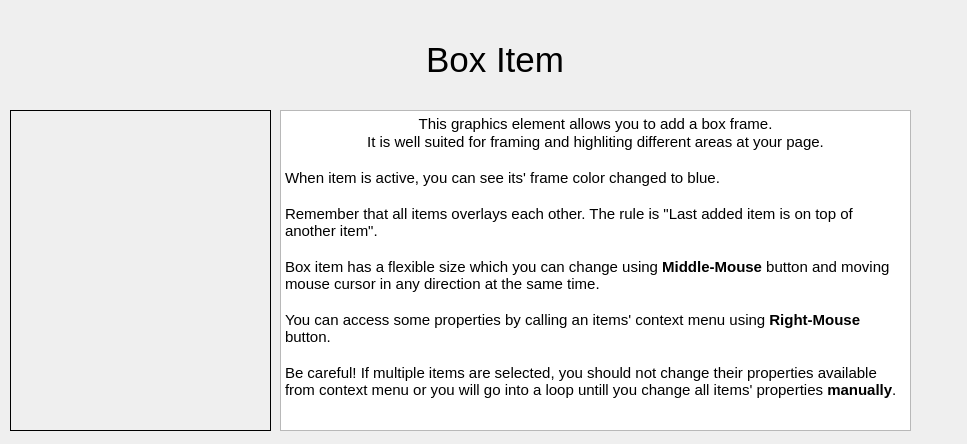
<?xml version="1.0" encoding="UTF-8"?>
<ui version="4.0">
 <class>WizardPage</class>
 <widget class="QWizardPage" name="WizardPage">
  <property name="geometry">
   <rect>
    <x>0</x>
    <y>0</y>
    <width>967</width>
    <height>444</height>
   </rect>
  </property>
  <property name="minimumSize">
   <size>
    <width>967</width>
    <height>444</height>
   </size>
  </property>
  <property name="baseSize">
   <size>
    <width>967</width>
    <height>444</height>
   </size>
  </property>
  <property name="windowTitle">
   <string>Introduction tutorial</string>
  </property>
  <property name="locale">
   <locale language="English" country="UnitedStates"/>
  </property>
  <widget class="QWidget" name="verticalLayoutWidget">
   <property name="geometry">
    <rect>
     <x>20</x>
     <y>20</y>
     <width>951</width>
     <height>80</height>
    </rect>
   </property>
   <layout class="QVBoxLayout" name="verticalLayout">
    <item alignment="Qt::AlignHCenter|Qt::AlignVCenter">
     <widget class="QLabel" name="label_17">
      <property name="font">
       <font>
        <pointsize>26</pointsize>
       </font>
      </property>
      <property name="text">
       <string>Box Item</string>
      </property>
     </widget>
    </item>
   </layout>
  </widget>
  <widget class="QWidget" name="gridLayoutWidget">
   <property name="geometry">
    <rect>
     <x>280</x>
     <y>110</y>
     <width>631</width>
     <height>321</height>
    </rect>
   </property>
   <layout class="QGridLayout" name="gridLayout">
    <item row="0" column="1">
     <widget class="QTextBrowser" name="textBrowser">
      <property name="html">
       <string>&lt;!DOCTYPE HTML PUBLIC &quot;-//W3C//DTD HTML 4.0//EN&quot; &quot;http://www.w3.org/TR/REC-html40/strict.dtd&quot;&gt;
&lt;html&gt;&lt;head&gt;&lt;meta name=&quot;qrichtext&quot; content=&quot;1&quot; /&gt;&lt;style type=&quot;text/css&quot;&gt;
p, li { white-space: pre-wrap; }
&lt;/style&gt;&lt;/head&gt;&lt;body style=&quot; font-family:'Noto Sans'; font-size:10pt; font-weight:400; font-style:normal;&quot;&gt;
&lt;p align=&quot;center&quot; style=&quot; margin-top:0px; margin-bottom:0px; margin-left:0px; margin-right:0px; -qt-block-indent:0; text-indent:0px;&quot;&gt;&lt;span style=&quot; font-size:11pt;&quot;&gt;This graphics element allows you to add a box frame.&lt;/span&gt;&lt;/p&gt;
&lt;p align=&quot;center&quot; style=&quot; margin-top:0px; margin-bottom:0px; margin-left:0px; margin-right:0px; -qt-block-indent:0; text-indent:0px;&quot;&gt;&lt;span style=&quot; font-size:11pt;&quot;&gt;It is well suited for framing and highliting different areas at your page.&lt;/span&gt;&lt;/p&gt;
&lt;p align=&quot;center&quot; style=&quot;-qt-paragraph-type:empty; margin-top:0px; margin-bottom:0px; margin-left:0px; margin-right:0px; -qt-block-indent:0; text-indent:0px; font-size:11pt;&quot;&gt;&lt;br /&gt;&lt;/p&gt;
&lt;p style=&quot; margin-top:0px; margin-bottom:0px; margin-left:0px; margin-right:0px; -qt-block-indent:0; text-indent:0px;&quot;&gt;&lt;span style=&quot; font-size:11pt;&quot;&gt;When item is active, you can see its' frame color changed to blue.&lt;/span&gt;&lt;/p&gt;
&lt;p style=&quot;-qt-paragraph-type:empty; margin-top:0px; margin-bottom:0px; margin-left:0px; margin-right:0px; -qt-block-indent:0; text-indent:0px; font-size:11pt;&quot;&gt;&lt;br /&gt;&lt;/p&gt;
&lt;p style=&quot; margin-top:0px; margin-bottom:0px; margin-left:0px; margin-right:0px; -qt-block-indent:0; text-indent:0px;&quot;&gt;&lt;span style=&quot; font-size:11pt;&quot;&gt;Remember that all items overlays each other. The rule is &amp;quot;Last added item is on top of another item&amp;quot;.&lt;/span&gt;&lt;/p&gt;
&lt;p style=&quot;-qt-paragraph-type:empty; margin-top:0px; margin-bottom:0px; margin-left:0px; margin-right:0px; -qt-block-indent:0; text-indent:0px; font-size:11pt;&quot;&gt;&lt;br /&gt;&lt;/p&gt;
&lt;p style=&quot; margin-top:0px; margin-bottom:0px; margin-left:0px; margin-right:0px; -qt-block-indent:0; text-indent:0px;&quot;&gt;&lt;span style=&quot; font-size:11pt;&quot;&gt;Box item has a flexible size which you can change using &lt;/span&gt;&lt;span style=&quot; font-size:11pt; font-weight:600;&quot;&gt;Middle-Mouse&lt;/span&gt;&lt;span style=&quot; font-size:11pt;&quot;&gt; button and moving mouse cursor in any direction at the same time.&lt;/span&gt;&lt;/p&gt;
&lt;p style=&quot;-qt-paragraph-type:empty; margin-top:0px; margin-bottom:0px; margin-left:0px; margin-right:0px; -qt-block-indent:0; text-indent:0px; font-size:11pt;&quot;&gt;&lt;br /&gt;&lt;/p&gt;
&lt;p style=&quot; margin-top:0px; margin-bottom:0px; margin-left:0px; margin-right:0px; -qt-block-indent:0; text-indent:0px;&quot;&gt;&lt;span style=&quot; font-size:11pt;&quot;&gt;You can access some properties by calling an items' context menu using &lt;/span&gt;&lt;span style=&quot; font-size:11pt; font-weight:600;&quot;&gt;Right-Mouse &lt;/span&gt;&lt;span style=&quot; font-size:11pt;&quot;&gt;button.&lt;/span&gt;&lt;/p&gt;
&lt;p style=&quot;-qt-paragraph-type:empty; margin-top:0px; margin-bottom:0px; margin-left:0px; margin-right:0px; -qt-block-indent:0; text-indent:0px; font-size:11pt;&quot;&gt;&lt;br /&gt;&lt;/p&gt;
&lt;p style=&quot; margin-top:0px; margin-bottom:0px; margin-left:0px; margin-right:0px; -qt-block-indent:0; text-indent:0px;&quot;&gt;&lt;span style=&quot; font-size:11pt;&quot;&gt;Be careful! If multiple items are selected, you should not change their properties available from context menu or you will go into a loop untill you change all items' properties &lt;/span&gt;&lt;span style=&quot; font-size:11pt; font-weight:600;&quot;&gt;manually&lt;/span&gt;&lt;span style=&quot; font-size:11pt;&quot;&gt;.&lt;/span&gt;&lt;/p&gt;&lt;/body&gt;&lt;/html&gt;</string>
      </property>
     </widget>
    </item>
   </layout>
  </widget>
  <widget class="QLabel" name="label">
   <property name="geometry">
    <rect>
     <x>10</x>
     <y>110</y>
     <width>261</width>
     <height>321</height>
    </rect>
   </property>
   <property name="frameShape">
    <enum>QFrame::Box</enum>
   </property>
   <property name="text">
    <string/>
   </property>
   <property name="pixmap">
    <pixmap>../../stylesheets/wizard_images/graphicsSceneBox.png</pixmap>
   </property>
   <property name="scaledContents">
    <bool>true</bool>
   </property>
  </widget>
 </widget>
 <resources/>
 <connections/>
</ui>
